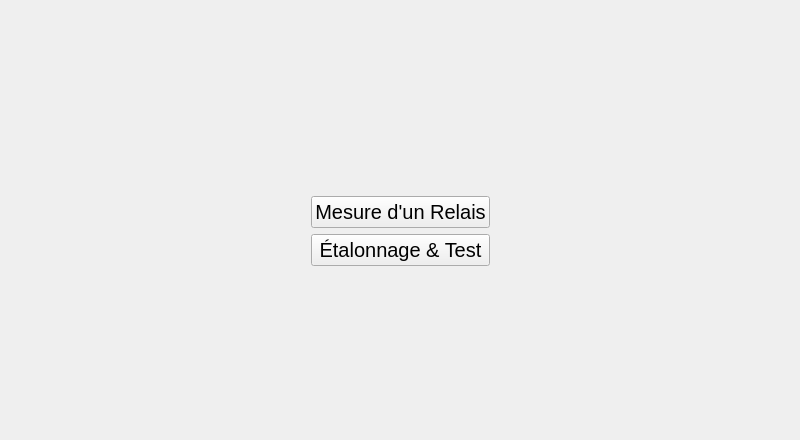
<?xml version="1.0" encoding="UTF-8"?>
<ui version="4.0">
 <class>HomeScreen</class>
 <widget class="QWidget" name="HomeScreen">
  <property name="geometry">
   <rect>
    <x>0</x>
    <y>0</y>
    <width>800</width>
    <height>440</height>
   </rect>
  </property>
  <property name="sizePolicy">
   <sizepolicy hsizetype="Preferred" vsizetype="Expanding">
    <horstretch>0</horstretch>
    <verstretch>0</verstretch>
   </sizepolicy>
  </property>
  <property name="font">
   <font>
    <family>Arial</family>
   </font>
  </property>
  <property name="windowTitle">
   <string>Form</string>
  </property>
  <widget class="QWidget" name="horizontalLayoutWidget">
   <property name="geometry">
    <rect>
     <x>0</x>
     <y>0</y>
     <width>801</width>
     <height>461</height>
    </rect>
   </property>
   <layout class="QHBoxLayout" name="horizontalLayout">
    <item>
     <spacer name="horizontalSpacer_2">
      <property name="orientation">
       <enum>Qt::Horizontal</enum>
      </property>
      <property name="sizeHint" stdset="0">
       <size>
        <width>40</width>
        <height>20</height>
       </size>
      </property>
     </spacer>
    </item>
    <item>
     <layout class="QVBoxLayout" name="verticalLayout">
      <item>
       <spacer name="verticalSpacer">
        <property name="orientation">
         <enum>Qt::Vertical</enum>
        </property>
        <property name="sizeHint" stdset="0">
         <size>
          <width>20</width>
          <height>40</height>
         </size>
        </property>
       </spacer>
      </item>
      <item>
       <widget class="QPushButton" name="pushButton">
        <property name="sizePolicy">
         <sizepolicy hsizetype="Minimum" vsizetype="Fixed">
          <horstretch>0</horstretch>
          <verstretch>0</verstretch>
         </sizepolicy>
        </property>
        <property name="font">
         <font>
          <pointsize>15</pointsize>
         </font>
        </property>
        <property name="text">
         <string>Mesure d'un Relais</string>
        </property>
       </widget>
      </item>
      <item>
       <widget class="QPushButton" name="calibrationPB">
        <property name="font">
         <font>
          <pointsize>15</pointsize>
         </font>
        </property>
        <property name="text">
         <string>Étalonnage &amp;&amp; Test</string>
        </property>
       </widget>
      </item>
      <item>
       <spacer name="verticalSpacer_2">
        <property name="orientation">
         <enum>Qt::Vertical</enum>
        </property>
        <property name="sizeHint" stdset="0">
         <size>
          <width>20</width>
          <height>40</height>
         </size>
        </property>
       </spacer>
      </item>
     </layout>
    </item>
    <item>
     <spacer name="horizontalSpacer">
      <property name="orientation">
       <enum>Qt::Horizontal</enum>
      </property>
      <property name="sizeHint" stdset="0">
       <size>
        <width>40</width>
        <height>20</height>
       </size>
      </property>
     </spacer>
    </item>
   </layout>
  </widget>
 </widget>
 <resources/>
 <connections/>
</ui>
